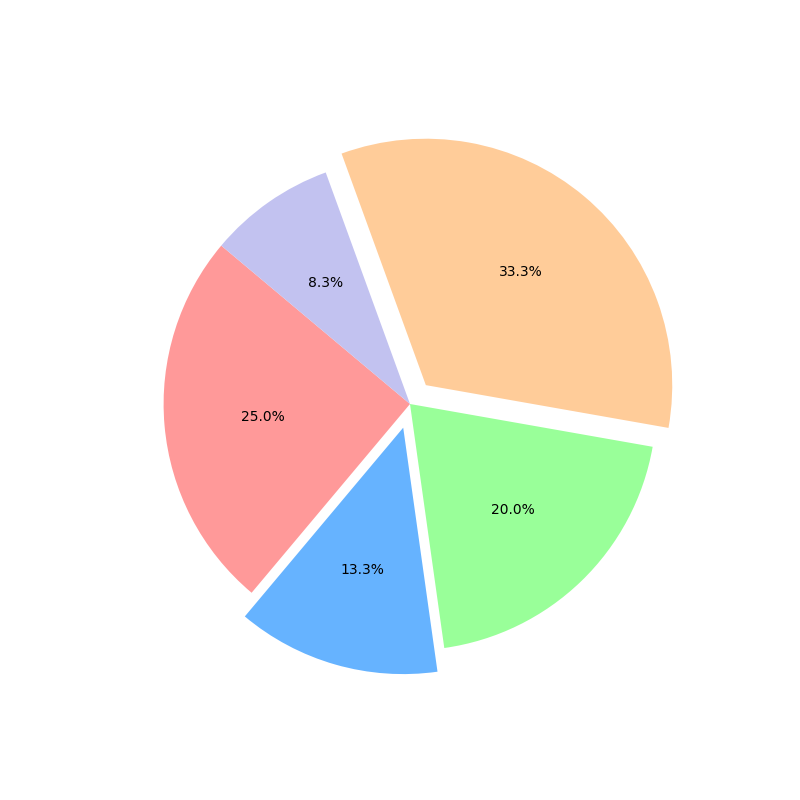

Python code for this plot:
import matplotlib.pyplot as plt

# Define data
civilizations = ['Egyptians', 'Mesopotamians', 'Greeks', 'Romans', 'Mayans']
wonders_count = [15, 8, 12, 20, 5]

# Define colors
colors = ['#ff9999', '#66b3ff', '#99ff99', '#ffcc99', '#c2c2f0']

# Explode the slice for better emphasis (e.g., Romans)
explode = (0, 0.1, 0, 0.1, 0)

# Create the pie chart
fig, ax = plt.subplots(figsize=(8, 8))
ax.pie(
    wonders_count,
    colors=colors,
    explode=explode,
    autopct='%1.1f%%',
    startangle=140
)

# Display the plot
plt.show()
